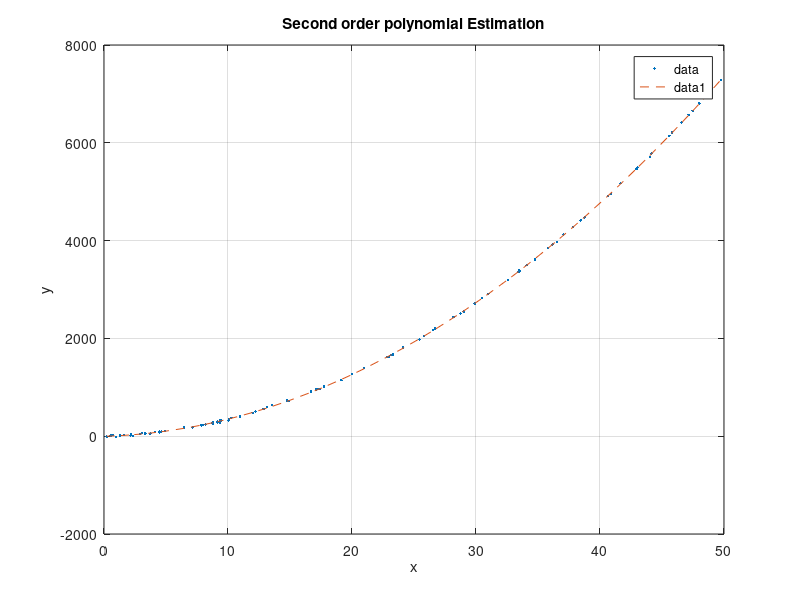

Write MATLAB code to recreate this figure.
sigma = 12.8;
my = 0;
N =100;
e = normrnd(my, sigma, [N 1]);

a0 = -2.923;
b0 = 7.18;
c0 = 2.8;

lower_limit = 0;
upper_limit = 50;
sz = [N 1];
x = lower_limit + (upper_limit-lower_limit)*rand(sz);

% figure(1)
% scatter(x,linspace(50,0.5))
% grid on;

y = zeros(N,1);
for t = 1:N
    y(t) = a0 +b0*x(t) + c0*x(t)^2 + e(t);
end

figure(2)
plot(x,y, '.');
grid on; hold on;

%%%Time for linear regression aka want to fin parameters K and m in y = Kx
%%%+ m 
X = [ones(N,1), x, x.^2];
theta_hat = X\y; %solves Ax = b
y_hat = X * theta_hat;

%for plotting sort:
[x_sorted, idx] = sort(x);
y_hat_sorted = y_hat(idx);

xlabel('x');
ylabel('y');
title('Second order polynomial Estimation')
legend('data', 'estimate');
plot(x_sorted, y_hat_sorted, '--');
hold off;

disp(theta_hat)
